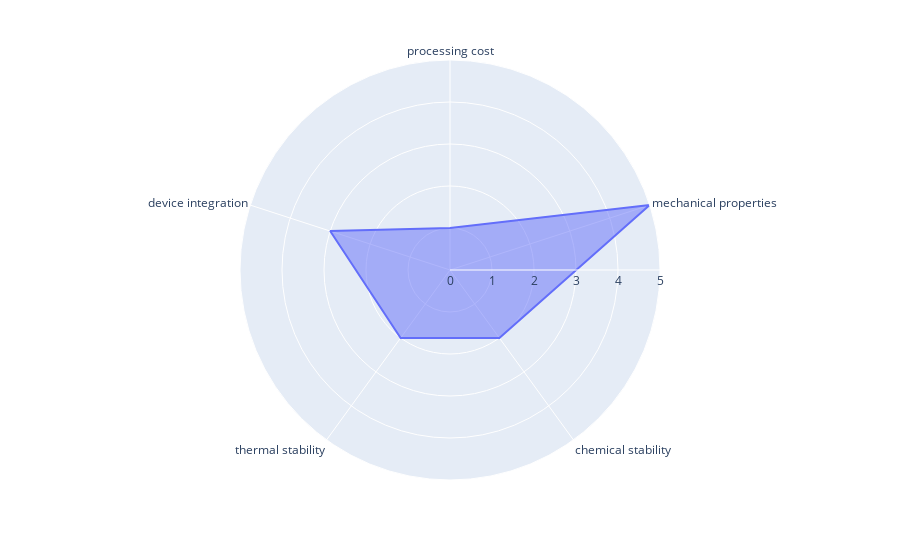

The notebook cell saved with this chart:
### Code cell
df = pd.DataFrame(dict(
    r=[1, 5, 2, 2, 3],
    theta=['processing cost','mechanical properties','chemical stability',
           'thermal stability', 'device integration']))
fig = px.line_polar(df, r='r', theta='theta', line_close=True)
fig.update_traces(fill='toself')
fig.show()

### Figure 1 — Plotly figure (JSON) as saved in the notebook; plotly's stock layout.template omitted (floating-point values rounded to 4 significant figures)
{"data": [{"fill": "toself", "hovertemplate": "r=%{r}<br>theta=%{theta}<extra></extra>", "legendgroup": "", "line": {"color": "#636efa", "dash": "solid"}, "marker": {"symbol": "circle"}, "mode": "lines", "name": "", "r": [1, 5, 2, 2, 3, 1], "showlegend": false, "subplot": "polar", "theta": ["processing cost", "mechanical properties", "chemical stability", "thermal stability", "device integration", "processing cost"], "type": "scatterpolar"}], "layout": {"legend": {"tracegroupgap": 0}, "margin": {"t": 60}, "polar": {"angularaxis": {"direction": "clockwise", "rotation": 90}, "domain": {"x": [0, 1], "y": [0, 1]}}}}
